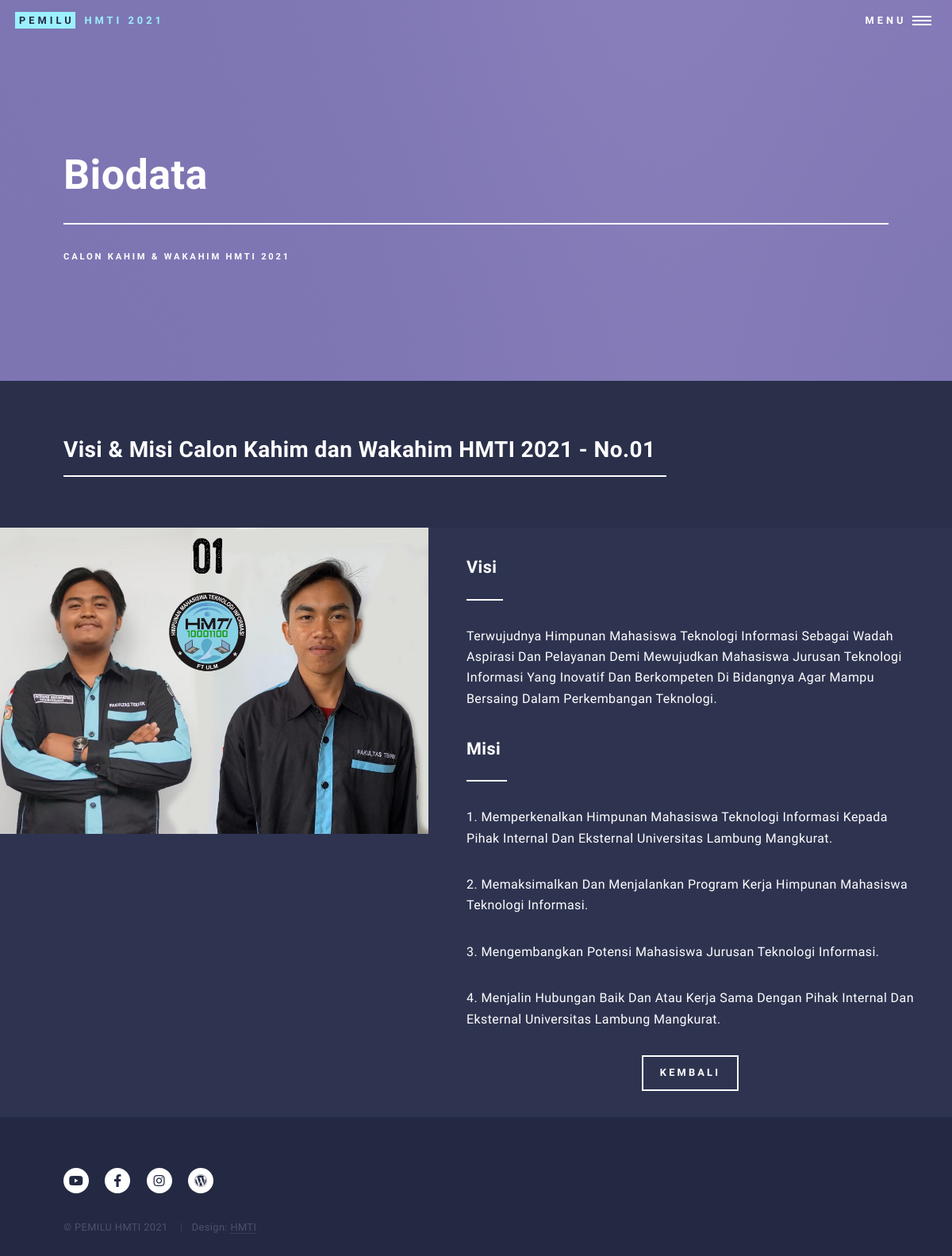
Page /detail_visimisi.php?no_urut=1 on the committed database.
### tables this page shows
CREATE TABLE `calon` (
  `no_urut` int(11) NOT NULL,
  `nim_calon_ketua` varchar(15) NOT NULL,
  `nim_calon_wakil` varchar(15) NOT NULL,
  `foto_pasangan_calon` varchar(250) NOT NULL
);

CREATE TABLE `visi` (
  `id_visi` int(11) NOT NULL,
  `no_urut` int(11) NOT NULL,
  `isi_visi` varchar(500) NOT NULL
);

CREATE TABLE `misi` (
  `id_misi` int(11) NOT NULL,
  `no_urut` int(11) NOT NULL,
  `isi_misi` varchar(500) NOT NULL
);

### detail_visimisi.php (the view, shortened to what this page needs)
<?php
require_once("koneksi.php");
$urutan = @($_GET['no_urut']);
$ambildata=$pdo_conn->prepare("SELECT * FROM visi WHERE no_urut=".$urutan);
$ambildata->execute();
$visi = $ambildata->fetchAll();
$ambildata2=$pdo_conn->prepare("SELECT * FROM misi WHERE no_urut=".$urutan);
$ambildata2->execute();
$misi = $ambildata2->fetchAll();
$jumlah_misi = count($misi);
$ambildata3=$pdo_conn->prepare("SELECT foto_pasangan_calon FROM calon WHERE no_urut=".$urutan);
$ambildata3->execute();
$foto = $ambildata3->fetchAll();
?>
<!DOCTYPE HTML>
<html>
<head>
	<link rel="stylesheet" href="assets/css/main.css" />
</head>
<body class="is-preload">
	<div id="wrapper">
		<header id="header" class="alt">
			<a href="beranda.html" class="logo"><strong>Pemilu</strong> <span>HMTI 2021</span></a>
			<nav>
				<a href="#menu">Menu</a>
			</nav>
		</header>
		<section id="banner" class="style2">
			<div class="inner">
				<header class="major">
					<h1>Biodata</h1>
				</header>
				<div class="content">
					<p>Calon Kahim & Wakahim HMTI 2021</p>
				</div>
			</div>
		</section>
		<div id="main">
			<section id="one">
				<div class="inner">
					<header class="major">
						<h2>Visi & Misi Calon Kahim dan Wakahim HMTI 2021 - No.0<?php echo $urutan; ?></h2>
					</header>
				</div>
			</section>
			<section id="two" class="spotlights">
				<section>
					<a href="images/<?php echo $foto[0]["foto_pasangan_calon"]; ?>" class="image">
						<img src="images/<?php echo $foto[0]["foto_pasangan_calon"]; ?>" alt="" data-position="center center" />
					</a>
					<div class="content">
						<div class="inner">
							<header class="major">
								<div class="isi_visi">
									<h3>Visi</h3>
								</div>
							</header>
							<p><?php echo @($visi[0]["isi_visi"]); ?></p>
							<header class="major">
								<div class="isi_misi">
									<h3>Misi</h3>
								</div>
							</header>
							<?php for($i=0; $i < $jumlah_misi; $i++) {
								$no = $i+1; ?>
							<p><?php echo $no.". ".@($misi[$i]["isi_misi"]); ?></p>
							<?php } ?>
						</div>
						<ul class="actions">
							<li><a href="visimisi.php" class="button">Kembali</a></li>
						</ul>
					</div>
				</section>
		</div>
		<footer id="footer">
			<div class="inner">
				<ul class="icons">
					<li><a href="https://www.youtube.com/channel/UCBWvors8mO16aa-GCyscrKw"
							class="icon brands alt fa-youtube"><span class="label">Twitter</span></a></li>
					<li><a href="https://www.facebook.com/HMTIFTunlam/" class="icon brands alt fa-facebook-f"></a></li>
					<li><a href="https://www.instagram.com/hmti_ftulm/" class="icon brands alt fa-instagram"></a></li>
					<li><a href="https://www.hmti.ft.ulm.ac.id/" class="icon brands alt fa-wordpress"></a></li>
				</ul>
				<ul class="copyright">
					<li>&copy; PEMILU HMTI 2021</li>
					<li>Design: <a href="https://www.hmti.ft.ulm.ac.id/">HMTI</a></li>
				</ul>
			</div>
		</footer>
	</div>
</body>
</html>

### rows in the picture
calon: foto_pasangan_calon (picture)
visi: isi_visi "Terwujudnya Himpunan Mahasiswa Teknologi Informasi Sebagai Wadah Aspirasi Dan Pelayanan Demi Mewujudkan Mahasiswa Jurusan Teknologi Informasi Yang Inovatif Dan Berkompeten Di Bidangnya Agar Mampu Bersaing Dalam Perkembangan Teknologi."
misi: no "1", isi_misi "Memperkenalkan Himpunan Mahasiswa Teknologi Informasi Kepada Pihak Internal Dan Eksternal Universitas Lambung Mangkurat."
misi: no "2", isi_misi "Memaksimalkan Dan Menjalankan Program Kerja Himpunan Mahasiswa Teknologi Informasi."
misi: no "3", isi_misi "Mengembangkan Potensi Mahasiswa Jurusan Teknologi Informasi."
misi: no "4", isi_misi "Menjalin Hubungan Baik Dan Atau Kerja Sama Dengan Pihak Internal Dan Eksternal Universitas Lambung Mangkurat."

### other values in the picture
$urutan "1"
